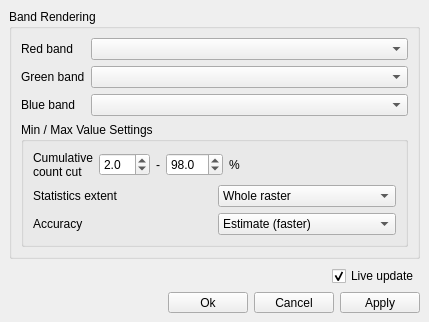
<?xml version="1.0" encoding="UTF-8"?>
<ui version="4.0">
 <class>MainWindow</class>
 <widget class="QMainWindow" name="MainWindow">
  <property name="geometry">
   <rect>
    <x>0</x>
    <y>0</y>
    <width>429</width>
    <height>322</height>
   </rect>
  </property>
  <property name="windowTitle">
   <string>Decorrelation Stretch Rendering — {layerName}</string>
  </property>
  <widget class="QWidget" name="centralwidget">
   <layout class="QVBoxLayout" name="verticalLayout" stretch="1,0,0,0">
    <item>
     <widget class="QgsCollapsibleGroupBox" name="mGroupBox">
      <property name="title">
       <string>Band Rendering</string>
      </property>
      <layout class="QVBoxLayout" name="verticalLayout_2">
       <item>
        <layout class="QFormLayout" name="formLayout">
         <item row="0" column="0">
          <widget class="QLabel" name="label">
           <property name="text">
            <string>Red band</string>
           </property>
          </widget>
         </item>
         <item row="0" column="1">
          <widget class="QgsRasterBandComboBox" name="mRed"/>
         </item>
         <item row="1" column="0">
          <widget class="QLabel" name="label_2">
           <property name="text">
            <string>Green band</string>
           </property>
          </widget>
         </item>
         <item row="1" column="1">
          <widget class="QgsRasterBandComboBox" name="mGreen"/>
         </item>
         <item row="2" column="0">
          <widget class="QLabel" name="label_3">
           <property name="text">
            <string>Blue band</string>
           </property>
          </widget>
         </item>
         <item row="2" column="1">
          <widget class="QgsRasterBandComboBox" name="mBlue"/>
         </item>
        </layout>
       </item>
       <item>
        <widget class="QgsCollapsibleGroupBox" name="mGroupBox_2">
         <property name="title">
          <string>Min / Max Value Settings</string>
         </property>
         <layout class="QVBoxLayout" name="verticalLayout_4">
          <item>
           <layout class="QHBoxLayout" name="horizontalLayout_6">
            <item>
             <widget class="QLabel" name="label_9">
              <property name="text">
               <string>Cumulative
count cut</string>
              </property>
             </widget>
            </item>
            <item>
             <widget class="QgsDoubleSpinBox" name="mP1">
              <property name="decimals">
               <number>1</number>
              </property>
              <property name="maximum">
               <double>99.000000000000000</double>
              </property>
              <property name="value">
               <double>2.000000000000000</double>
              </property>
             </widget>
            </item>
            <item>
             <widget class="QLabel" name="label_10">
              <property name="text">
               <string>-</string>
              </property>
             </widget>
            </item>
            <item>
             <widget class="QgsDoubleSpinBox" name="mP2">
              <property name="decimals">
               <number>1</number>
              </property>
              <property name="minimum">
               <double>1.000000000000000</double>
              </property>
              <property name="value">
               <double>98.000000000000000</double>
              </property>
              <property name="clearValue">
               <bool>false</bool>
              </property>
             </widget>
            </item>
            <item>
             <widget class="QLabel" name="label_11">
              <property name="text">
               <string>%</string>
              </property>
             </widget>
            </item>
            <item>
             <spacer name="horizontalSpacer_2">
              <property name="orientation">
               <enum>Qt::Horizontal</enum>
              </property>
              <property name="sizeHint" stdset="0">
               <size>
                <width>1</width>
                <height>20</height>
               </size>
              </property>
             </spacer>
            </item>
           </layout>
          </item>
          <item>
           <layout class="QHBoxLayout" name="horizontalLayout_7">
            <item>
             <widget class="QLabel" name="label_12">
              <property name="text">
               <string>Statistics extent</string>
              </property>
             </widget>
            </item>
            <item>
             <widget class="QComboBox" name="mExtent">
              <item>
               <property name="text">
                <string>Whole raster</string>
               </property>
              </item>
              <item>
               <property name="text">
                <string>Current canvas</string>
               </property>
              </item>
             </widget>
            </item>
           </layout>
          </item>
          <item>
           <layout class="QHBoxLayout" name="horizontalLayout_8">
            <item>
             <widget class="QLabel" name="label_13">
              <property name="text">
               <string>Accuracy</string>
              </property>
             </widget>
            </item>
            <item>
             <widget class="QComboBox" name="mAccurary">
              <item>
               <property name="text">
                <string>Estimate (faster)</string>
               </property>
              </item>
              <item>
               <property name="text">
                <string>Actual (slower)</string>
               </property>
              </item>
             </widget>
            </item>
           </layout>
          </item>
          <item>
           <spacer name="verticalSpacer_2">
            <property name="orientation">
             <enum>Qt::Vertical</enum>
            </property>
            <property name="sizeHint" stdset="0">
             <size>
              <width>20</width>
              <height>1</height>
             </size>
            </property>
           </spacer>
          </item>
         </layout>
        </widget>
       </item>
       <item>
        <spacer name="verticalSpacer_3">
         <property name="orientation">
          <enum>Qt::Vertical</enum>
         </property>
         <property name="sizeHint" stdset="0">
          <size>
           <width>20</width>
           <height>1</height>
          </size>
         </property>
        </spacer>
       </item>
      </layout>
     </widget>
    </item>
    <item>
     <spacer name="verticalSpacer">
      <property name="orientation">
       <enum>Qt::Vertical</enum>
      </property>
      <property name="sizeHint" stdset="0">
       <size>
        <width>20</width>
        <height>1</height>
       </size>
      </property>
     </spacer>
    </item>
    <item>
     <layout class="QHBoxLayout" name="horizontalLayout_3">
      <property name="topMargin">
       <number>0</number>
      </property>
      <item>
       <spacer name="horizontalSpacer_3">
        <property name="orientation">
         <enum>Qt::Horizontal</enum>
        </property>
        <property name="sizeHint" stdset="0">
         <size>
          <width>1</width>
          <height>20</height>
         </size>
        </property>
       </spacer>
      </item>
      <item>
       <widget class="QCheckBox" name="mLiveUpdate">
        <property name="toolTip">
         <string>Whether to auto-apply styling.</string>
        </property>
        <property name="text">
         <string>Live update</string>
        </property>
        <property name="checked">
         <bool>true</bool>
        </property>
       </widget>
      </item>
     </layout>
    </item>
    <item>
     <layout class="QHBoxLayout" name="horizontalLayout_2">
      <item>
       <spacer name="horizontalSpacer">
        <property name="orientation">
         <enum>Qt::Horizontal</enum>
        </property>
        <property name="sizeHint" stdset="0">
         <size>
          <width>40</width>
          <height>20</height>
         </size>
        </property>
       </spacer>
      </item>
      <item>
       <widget class="QToolButton" name="mOk">
        <property name="sizePolicy">
         <sizepolicy hsizetype="Fixed" vsizetype="Fixed">
          <horstretch>0</horstretch>
          <verstretch>0</verstretch>
         </sizepolicy>
        </property>
        <property name="minimumSize">
         <size>
          <width>80</width>
          <height>0</height>
         </size>
        </property>
        <property name="toolTip">
         <string>Apply style and close dialog.</string>
        </property>
        <property name="text">
         <string>Ok</string>
        </property>
       </widget>
      </item>
      <item>
       <widget class="QToolButton" name="mCancel">
        <property name="sizePolicy">
         <sizepolicy hsizetype="Fixed" vsizetype="Fixed">
          <horstretch>0</horstretch>
          <verstretch>0</verstretch>
         </sizepolicy>
        </property>
        <property name="minimumSize">
         <size>
          <width>80</width>
          <height>0</height>
         </size>
        </property>
        <property name="toolTip">
         <string>Restore original style and close dialog.</string>
        </property>
        <property name="text">
         <string>Cancel</string>
        </property>
       </widget>
      </item>
      <item>
       <widget class="QToolButton" name="mApply">
        <property name="sizePolicy">
         <sizepolicy hsizetype="Fixed" vsizetype="Fixed">
          <horstretch>0</horstretch>
          <verstretch>0</verstretch>
         </sizepolicy>
        </property>
        <property name="minimumSize">
         <size>
          <width>80</width>
          <height>0</height>
         </size>
        </property>
        <property name="toolTip">
         <string>Apply style.</string>
        </property>
        <property name="text">
         <string>Apply</string>
        </property>
       </widget>
      </item>
     </layout>
    </item>
   </layout>
  </widget>
 </widget>
 <customwidgets>
  <customwidget>
   <class>QgsCollapsibleGroupBox</class>
   <extends>QGroupBox</extends>
   <header>qgscollapsiblegroupbox.h</header>
   <container>1</container>
  </customwidget>
  <customwidget>
   <class>QgsDoubleSpinBox</class>
   <extends>QDoubleSpinBox</extends>
   <header>qgsdoublespinbox.h</header>
  </customwidget>
  <customwidget>
   <class>QgsRasterBandComboBox</class>
   <extends>QComboBox</extends>
   <header>qgsrasterbandcombobox.h</header>
  </customwidget>
 </customwidgets>
 <resources/>
 <connections/>
</ui>
